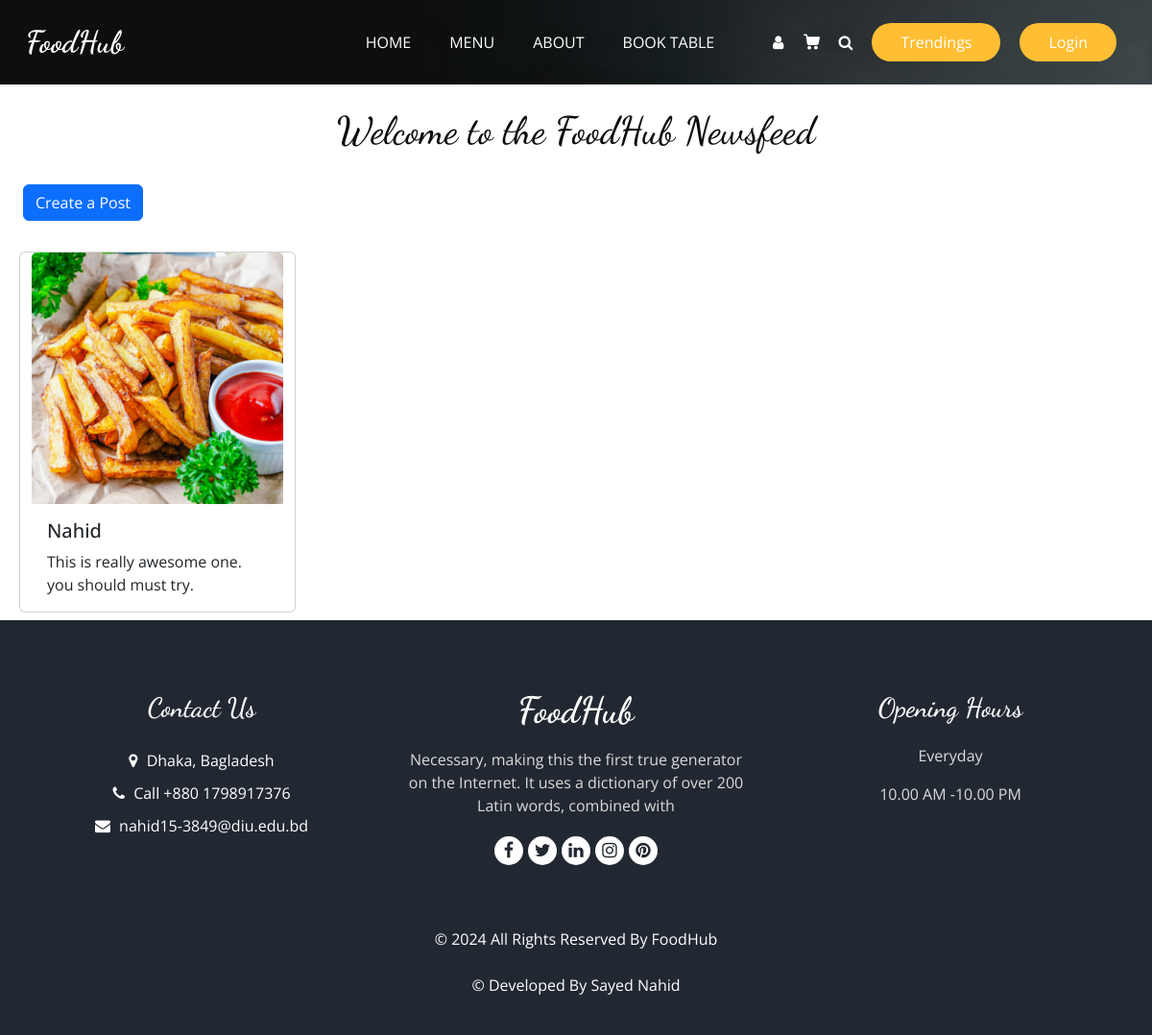
/postlist, run on an earlier commit of the app's database.
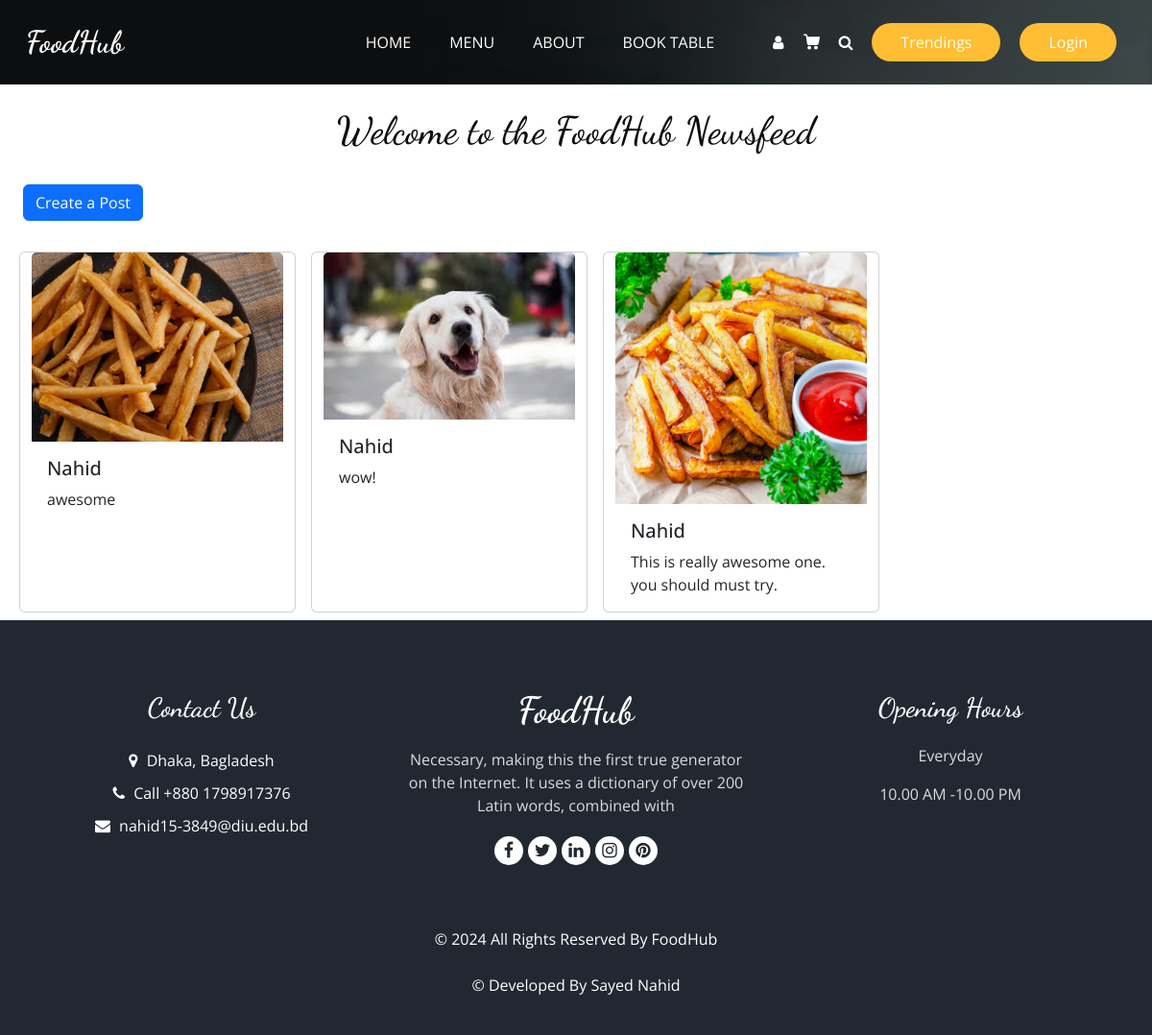
And on a later commit of the database.
### myapp/models.py (models this page shows, shortened)
class Post(models.Model):
    user = models.ForeignKey(User, on_delete=models.CASCADE)
    text = models.TextField(max_length=250)
    photo = models.ImageField(upload_to='photos/', blank=True, null=True)
    created_at = models.DateTimeField(auto_now_add=True)
    updated_at = models.DateTimeField(auto_now=True)

### myapp/views.py (the view)
# urls.py: path('postlist', views.post_list, name="post_list"),
def post_list(request):
    posts = Post.objects.all().order_by('-created_at')
    return render(request, 'post_list.html', {'posts': posts})

### myapp/templates/post_list.html (shortened to what this page needs)
{% extends "base.html" %}
{% block content %}
<h1 class="text-center mt-4">Welcome to the FoodHub Newsfeed</h1>
<a class="btn btn-primary m-4" href="{% url 'post_create' %}">Create a Post</a>
<div class="container row gap-3 m-2">
    {% for post in posts%}
    <div class="card" style="width: 18rem;">
        <img src="{{post.photo.url}}" class="card-img-top" alt="...">
        <div class="card-body">
          <h5 class="card-title">{{post.user.username}}</h5>
          <p class="card-text">{{post.text}}</p>
        </div>
      </div>
    {% endfor %}
</div>
{% endblock %}

### templates/base.html (shortened to what this page needs)
{% load static %}
<!DOCTYPE html>
<html>
<head>
  <link rel="stylesheet" type="text/css" href="static/css/bootstrap.css" />
  <link href="https://cdn.jsdelivr.net/npm/bootstrap@5.3.3/dist/css/bootstrap.min.css" rel="stylesheet">
  <link rel="stylesheet" type="text/css" href="https://cdnjs.cloudflare.com/ajax/libs/OwlCarousel2/2.3.4/assets/owl.carousel.min.css" />
  <link rel="stylesheet" href="https://cdnjs.cloudflare.com/ajax/libs/jquery-nice-select/1.1.0/css/nice-select.min.css" />
  <link href="static/css/font-awesome.min.css" rel="stylesheet" />
  <link href="static/css/style.css" rel="stylesheet" />
  <link href="static/css/responsive.css" rel="stylesheet" />
</head>
<body class="sub_page">
  <div class="hero_area">
    <div class="bg-box">
      <img src="static/images/hero-bg.jpg" alt="">
    </div>
    <header class="header_section">
      <div class="container">
        <nav class="navbar navbar-expand-lg custom_nav-container ">
          <a class="navbar-brand" href="">
            <span>
              FoodHub
            </span>
          </a>
          <div class="collapse navbar-collapse" id="navbarSupportedContent">
            <ul class="navbar-nav  mx-auto ">
              <li class="nav-item">
                <a class="nav-link" href="index">Home</a>
              </li>
              <li class="nav-item">
                <a class="nav-link" href="menu">Menu</a>
              </li>
              <li class="nav-item">
                <a class="nav-link" href="about">About</a>
              </li>
              <li class="nav-item">
                <a class="nav-link" href="book">Book Table <span class="sr-only">(current)</span> </a>
              </li>
            </ul>
            <div class="user_option">
              <a href="" class="user_link">
                <i class="fa fa-user" aria-hidden="true"></i>
              </a>
              <a class="cart_link" href="#">
              </a>
              <form class="form-inline">
                <button class="btn  my-2 my-sm-0 nav_search-btn" type="submit">
                  <i class="fa fa-search" aria-hidden="true"></i>
                </button>
              </form>
              <a href="{% url 'post_list' %}" class="order_online">
                Trendings
              </a>
              {% if user.is_authenticated %}
              <form method="POST" action="{% url 'logout' %}">
                {% csrf_token %}
                <button class="order_online" type="submit">Log out</button>
              </form>
              {% else %}
              <a href="{% url 'login' %}" class="order_online">
                Login
              </a>
              {% endif %}
            </div>
          </div>
        </nav>
      </div>
    </header>
  </div>
  {% block content %} {% endblock content %}
  <footer class="footer_section">
    <div class="container">
      <div class="row">
        <div class="col-md-4 footer-col">
          <div class="footer_contact">
            <h4>
              Contact Us
            </h4>
            <div class="contact_link_box">
              <a href="">
                <i class="fa fa-map-marker" aria-hidden="true"></i>
                <span>
                  Dhaka, Bagladesh
                </span>
              </a>
              <a href="">
                <i class="fa fa-phone" aria-hidden="true"></i>
                <span>
                  Call +880 1798917376
                </span>
              </a>
              <a href="">
                <i class="fa fa-envelope" aria-hidden="true"></i>
                <span>
                  nahid15-3849@diu.edu.bd
                </span>
              </a>
            </div>
          </div>
        </div>
        <div class="col-md-4 footer-col">
          <div class="footer_detail">
            <a href="" class="footer-logo">
              FoodHub
            </a>
            <p>
              Necessary, making this the first true generator on the Internet. It uses a dictionary of over 200 Latin words, combined with
            </p>
            <div class="footer_social">
              <a href="">
                <i class="fa fa-facebook" aria-hidden="true"></i>
              </a>
              <a href="">
                <i class="fa fa-twitter" aria-hidden="true"></i>
              </a>
              <a href="">
                <i class="fa fa-linkedin" aria-hidden="true"></i>
              </a>
              <a href="">
                <i class="fa fa-instagram" aria-hidden="true"></i>
              </a>
              <a href="">
                <i class="fa fa-pinterest" aria-hidden="true"></i>
              </a>
            </div>
          </div>
        </div>
        <div class="col-md-4 footer-col">
          <h4>
            Opening Hours
          </h4>
          <p>
            Everyday
          </p>
          <p>
            10.00 AM -10.00 PM
          </p>
        </div>
      </div>
      <div class="footer-info">
        <p>
          &copy; <span id="displayYear"></span> All Rights Reserved By
          <a href="https://html.design/">FoodHub</a><br><br>
          &copy;  Developed By
          <a href="https://themewagon.com/" target="_blank">Sayed Nahid</a>
        </p>
      </div>
    </div>
  </footer>
</body>
</html>

### static/css/style.css (style rules this page uses)
body { font-family: "Open Sans", sans-serif; color: #0c0c0c; background-color: #ffffff; overflow-x: hidden; }
h1, h2 { font-family: 'Dancing Script', cursive; }
a, a:hover, a:focus { text-decoration: none; }
.btn, .btn:focus { outline: none !important; -webkit-box-shadow: none; box-shadow: none; }
.hero_area { position: relative; min-height: 100vh; display: -webkit-box; display: -ms-flexbox; display: flex; -webkit-box-orient: vertical; -webkit-box-direction: normal; -ms-flex-direction: column; flex-direction: column; }
.bg-box { position: absolute; top: 0; left: 0; width: 100%; height: 100%; }
.bg-box img { width: 100%; height: 100%; -o-object-fit: cover; object-fit: cover; }
.sub_page .hero_area { min-height: auto; }
.sub_page .hero_area .bg-box { position: absolute; top: 0; left: 0; width: 100%; height: 100%; }
.sub_page .hero_area .bg-box img { width: 100%; height: 100%; -o-object-fit: cover; object-fit: cover; -o-object-position: right top; object-position: right top; }
.header_section { padding: 15px 0; }
.navbar-brand { font-family: 'Dancing Script', cursive; }
.navbar-brand span { font-weight: bold; font-size: 32px; color: #ffffff; }
.custom_nav-container { padding: 0; }
.custom_nav-container .navbar-nav { padding-left: 18%; }
.custom_nav-container .navbar-nav .nav-item .nav-link { padding: 5px 20px; color: #ffffff; text-align: center; text-transform: uppercase; border-radius: 5px; -webkit-transition: all 0.3s; transition: all 0.3s; }
.custom_nav-container .nav_search-btn { width: auto; height: auto; padding: 0; border: none; color: #ffffff; margin: 0 10px; }
.user_option { display: -webkit-box; display: -ms-flexbox; display: flex; -webkit-box-align: center; -ms-flex-align: center; align-items: center; }
.user_option a { margin: 0 10px; }
.user_option .user_link { color: #ffffff; }
.user_option .cart_link { display: -webkit-box; display: -ms-flexbox; display: flex; -webkit-box-pack: center; -ms-flex-pack: center; justify-content: center; -webkit-box-align: center; -ms-flex-align: center; align-items: center; }
.user_option .cart_link svg { width: 17px; height: auto; fill: #ffffff; margin-bottom: 2px; }
.user_option .order_online { display: inline-block; padding: 8px 30px; background-color: #ffbe33; color: #ffffff; border-radius: 45px; -webkit-transition: all 0.3s; transition: all 0.3s; border: none; }
.footer_section { background-color: #222831; color: #ffffff; padding: 75px 0 40px 0; text-align: center; }
.footer_section h4 { font-size: 28px; }
.footer_section h4, .footer_section .footer-logo { font-weight: 600; margin-bottom: 20px; font-family: 'Dancing Script', cursive; }
.footer_section p { color: #dbdbdb; }
.footer_section .footer-col { margin-bottom: 30px; }
.footer_section .footer_contact .contact_link_box { display: -webkit-box; display: -ms-flexbox; display: flex; -webkit-box-orient: vertical; -webkit-box-direction: normal; -ms-flex-direction: column; flex-direction: column; }
.footer_section .footer_contact .contact_link_box a { margin: 5px 0; color: #ffffff; }
.footer_section .footer_contact .contact_link_box a i { margin-right: 5px; }
.footer_section .footer-logo { display: block; font-weight: bold; font-size: 38px; line-height: 1; color: #ffffff; }
.footer_section .footer_social { display: -webkit-box; display: -ms-flexbox; display: flex; -webkit-box-pack: center; -ms-flex-pack: center; justify-content: center; margin-top: 20px; margin-bottom: 10px; }
.footer_section .footer_social a { display: -webkit-box; display: -ms-flexbox; display: flex; -webkit-box-pack: center; -ms-flex-pack: center; justify-content: center; -webkit-box-align: center; -ms-flex-align: center; align-items: center; color: #222831; width: 30px; height: 30px; border-radius: 100%; background-color: #ffffff; border-radius: 100%; margin: 0 2.5px; font-size: 18px; }
.footer_section .footer-info { text-align: center; margin-top: 25px; }
.footer_section .footer-info p { color: #ffffff; margin: 0; }
.footer_section .footer-info p a { color: inherit; }

### static/css/responsive.css (style rules this page uses)
@media (min-width: 1200px) { .container { max-width: 1170px; } }

What changed in the data, as far as the page shows it:
added Post: photo (picture), user.username "Nahid", text "awesome"
added Post: photo (picture), user.username "Nahid", text "wow!"
